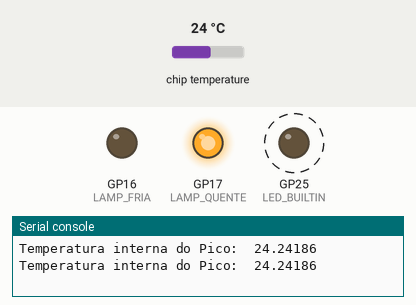
This program was run on a simulated Raspberry Pi Pico running MicroPython. On the bench: output pins drawn as LEDs (lit = HIGH), the last lines printed to the serial console. Dashed ring = blinking. Inputs (shaded band) come from the test bench; at power-on: chip temperature 24 °C.

Above: at 1.2 s.
1.3 s: chip temperature set to 29 °C
3.5 s: chip temperature set to 32 °C
At 4.8 s:
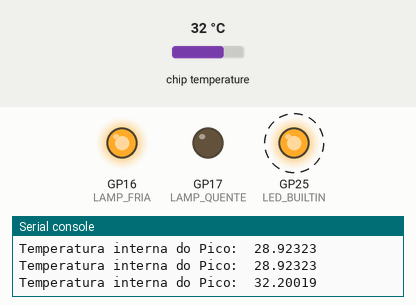
7.6 s: chip temperature set to 1 °C
At 8.5 s:
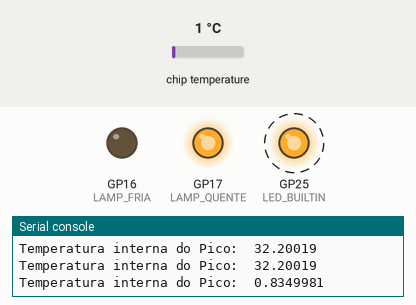
11.7 s: chip temperature set to 34 °C
At 13.6 s:
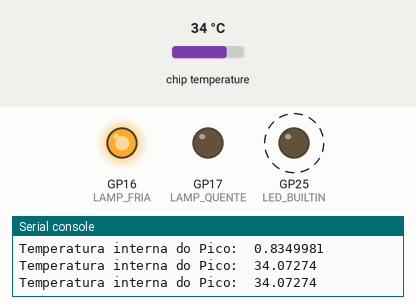
Timing chart, 0 to 16.8 s (numbered marks = the images above; inputs shaded):
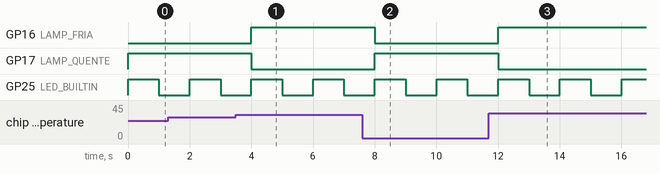

The program:

Temperatura.py
```python
from machine import Pin, ADC
from time import sleep

# LED DA PLACA PICO
LED_BUILTIN = Pin( 25, Pin.OUT )

# SIMBOLICAMENTE, AQUECEMOS OU ESFRIAMOS O PICO
LAMP_QUENTE = Pin( 17, Pin.OUT )
LAMP_FRIA   = Pin( 16, Pin.OUT )

# O SENSOR DE TEMPERATURA DO RASP PICO ESTA NO ADC 4
TEMPERATURA_IN = ADC(4)

# FAZ A CONVERSÃO DA LEITURA ANALOGICA PARA GRAUS CELSIUS
# PARA LIMITAR A MEDIÇÃO DE 16BITS ENTRE 0 E 3.3V USAMOS A EQ. TEMP*( 3.3V / 2<<16 = 3.3 / 65535 )
# EM 27ºC O SENSOR MEDE 0.706V E CADA GRAU ADICIONAL A TEMPERATURA CAI 1,721mV
# JUNTANDO TUDO TEMOS A EQUAÇÃO ABAIXO
DEG_FACTOR = lambda TEMP : 27 - ( TEMP*(3.3/ 2**16) - 0.706 )/0.001721


# 30º como o limite entre frio e calor
TEMPERATURA_CORTE = 30


while True:
    # Medido em tensão de 0 - 3.3V
    TEMPERATURA_CONV = DEG_FACTOR( TEMPERATURA_IN.read_u16() )

    print("Temperatura interna do Pico: ", TEMPERATURA_CONV, end='\n')

    # Mudamos o estado das lâmpadas de acordo com a temperatura medida
    if TEMPERATURA_CONV  >  30:
        LAMP_QUENTE.low()
        LAMP_FRIA.high()

    elif TEMPERATURA_CONV == 30:
        LAMP_QUENTE.low()
        LAMP_FRIA.low()

    else:
        LAMP_QUENTE.high()
        LAMP_FRIA.low()


    LED_BUILTIN.toggle()

    sleep(1)
```

Measured:
- the behaviour switches between 30 and 31 °C on chip temperature (found by bisection; images 0 and 1)
- after the input at 3.5 s, GP16 (LAMP_FRIA): LOW → HIGH after 0.50 s; GP17 (LAMP_QUENTE): HIGH → LOW after 0.50 s
- after the input at 7.6 s, GP16 (LAMP_FRIA): HIGH → LOW after 0.41 s; GP17 (LAMP_QUENTE): LOW → HIGH after 0.41 s
- after the input at 11.7 s, GP16 (LAMP_FRIA): LOW → HIGH after 0.31 s; GP17 (LAMP_QUENTE): HIGH → LOW after 0.31 s
- by itself, GP25 (LED_BUILTIN): alternates HIGH for 1.0 s and LOW for 1.0 s
